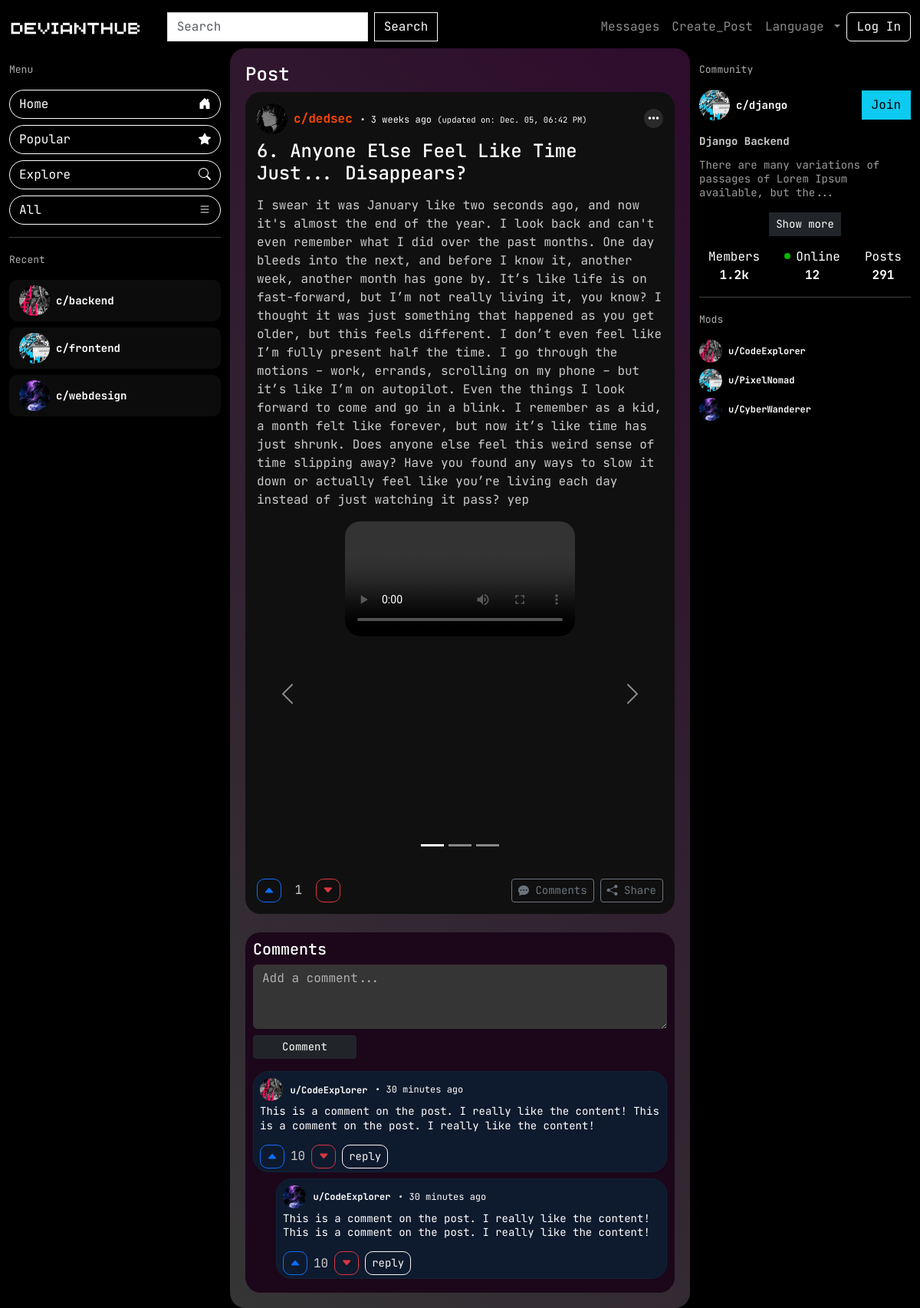
/post/cf89b916bc5f4bd6ba3ef7e138d5d9c5/, run on an earlier commit of the app's database.
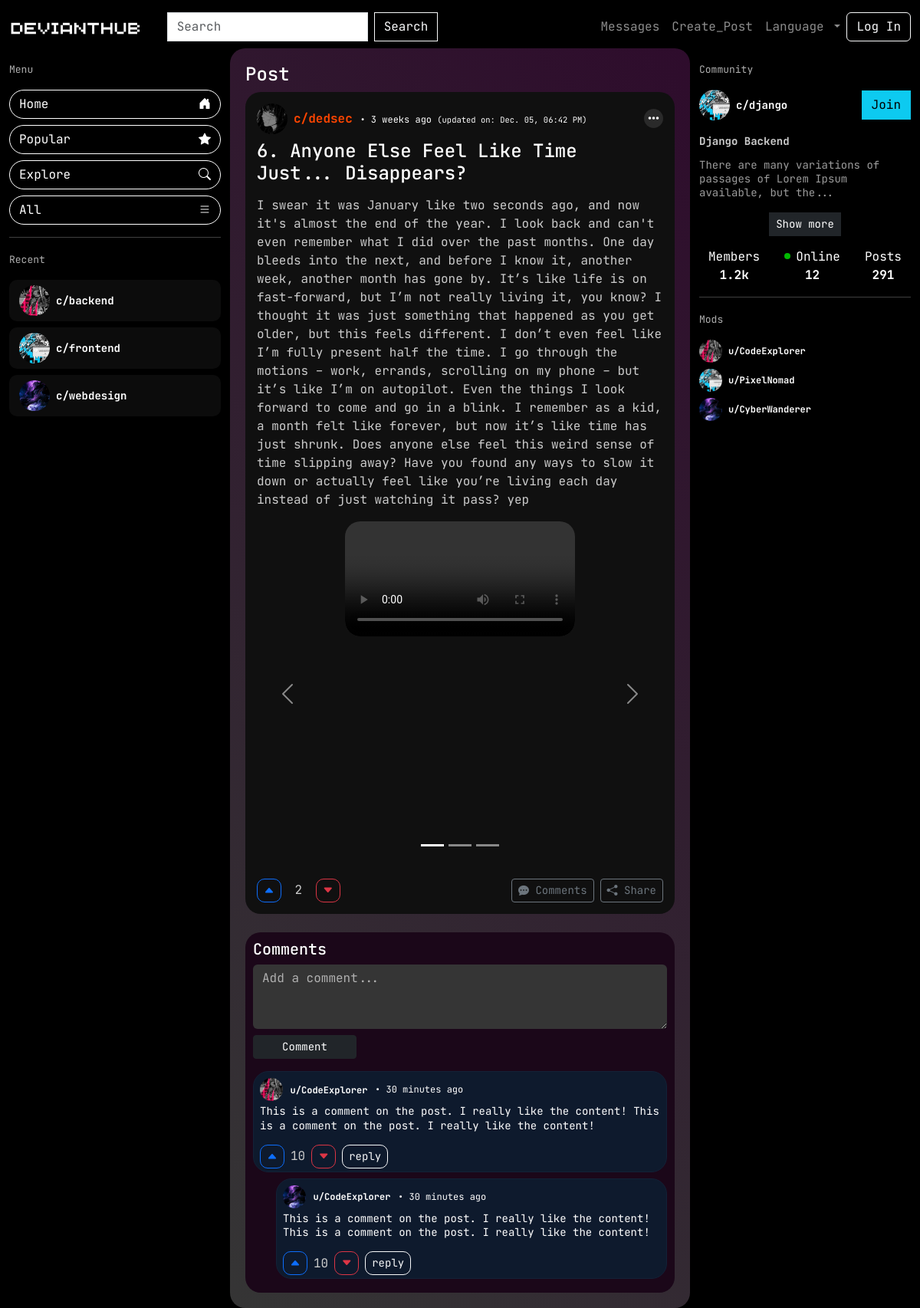
And on a later commit of the database.
### posts/models.py (models this page shows, shortened)
class Post(models.Model):
    POST_TYPE = (
        ('text', 'Text'),
        ('media', 'Media'),
        ('link', 'Link')
    )
    user = models.ForeignKey(Profile, on_delete=models.SET_NULL, null=True)
    title = models.CharField(max_length=100)
    body = models.TextField(null=True, blank=True)
    video_url = models.URLField(null=True, blank=True)
    draft = models.BooleanField(default=False, null=True, blank=True)
    post_type = models.CharField(max_length=10, choices=POST_TYPE, default='text', null=True)
    created = models.DateTimeField(auto_now_add=True)
    updated = models.DateTimeField(auto_now=True)
    id = models.UUIDField(default=uuid4, unique=True, editable=False, primary_key=True)
    def has_media_files(self):
        if self.postmedia_set.all().exists():
            if self.postmedia_set.all().count() == 1:
                return 1
            return 2
        return False
    def updated_status(self):
        if self.updated and (self.updated.hour != self.created.hour or self.updated.minute != self.created.minute):
            updated_time = timezone.localtime(self.updated)
            return f"(updated on: {updated_time.strftime('%b. %d, %I:%M %p')})"
        return False
    def time_since_posted(self):
        return time_since_obj_posted(self)
    class Meta:
        ordering = ['-created']

class PostMedia(models.Model):
    post = models.ForeignKey(Post, on_delete=models.CASCADE)
    file = models.FileField(
        upload_to=upload_to,
        validators=[
            FileExtensionValidator(allowed_extensions=utils.IMAGE_EXTENSIONS + utils.VIDEO_EXTENSIONS),
            utils.validate_file_size,
        ]
    )
    created = models.DateTimeField(auto_now_add=True, null=True)
    id = models.UUIDField(default=uuid4, unique=True, editable=False, primary_key=True)
    def file_ext(self):
        return utils.get_file_extension(self.file, file_type=True)
    class Meta:
        ordering = ['post', 'created']

class PostStats(models.Model):
    post = models.OneToOneField(Post, on_delete=models.CASCADE)
    upvotes = models.PositiveIntegerField(default=0, blank=True)
    downvotes = models.PositiveIntegerField(default=0, blank=True)
    comments = models.PositiveIntegerField(default=0, blank=True)
    reposts = models.PositiveIntegerField(default=0, blank=True)
    created = models.DateTimeField(auto_now_add=True)
    updated = models.DateTimeField(auto_now=True)
    id = models.UUIDField(default=uuid4, unique=True, editable=False, primary_key=True)
    @property
    def votes(self):
        votes_ratio = self.upvotes - self.downvotes
        return votes_ratio if votes_ratio else 0
    class Meta:
        ordering = ['post']
        verbose_name = 'Post statistics'
        verbose_name_plural = 'Post stats'

### posts/views.py (the view)
# urls.py: path('post/<str:pk>/', views.post, name='post'),
def post(request, pk):
    post = get_object_or_404(Post, id=pk)
    form = CommentForm()
    comments = post.comments.filter(status=True)
    context = {
        'post': post,
        'form': form,
        'all_comments': comments,
    }
    return render(request, 'posts/post.html', context)

### posts/templates/posts/post.html (shortened to what this page needs)
{% extends 'main.html' %}
{% load static %}
{% block content %}
    <div class="container-fluid">
        <div class="row">
            {% include 'posts/left_side_panel.html' %}
            <div class="col main-content" style="background: linear-gradient(45deg,#353535, #2e0c2c); border-radius: 20px !important;">
                <h4>Post</h4>
                <div class="post radius-md">
                    <div class="post-header">
                        <img src="{% static 'img/profile2.jpg' %}" alt="Community Logo" class="community-logo me-2">
                        <div>
                            <span class="post-community">c/dedsec</span>
                            <span class="pub-date"> •
                                {% if post.time_since_posted.type != 'now' %}
                                    {{ post.time_since_posted.num }}
                                    {{ post.time_since_posted.type }}{{ post.time_since_posted.num|pluralize }} ago
                                    {% if post.updated_status %}
                                        <small class="additional-info">{{post.updated_status}}</small>
                                    {% endif %}
                                {% else %}
                                    {{ post.time_since_posted.type }}
                                {% endif %}
                            </span>
                        </div>
                        <div class="dropdown ms-auto">
                            <button class="btn btn-secondary dropdown-toggle post-dropdown" style="background-color: rgb(42, 42, 42);" type="button" id="dropdownMenuButton" data-bs-toggle="dropdown" aria-expanded="false">
                                <i class="fas fa-ellipsis-h"></i>
                            </button>
                        </div>
                    </div>
                    <div class="post-title">
                        <h5 class="post-title mt-2">{{ post.title }}</h5>
                    </div>
                    <div class="post-description mt-3">
                        <p>{{ post.body }}</p>
                    </div>
                    {% if post.has_media_files %}
                        {% if post.has_media_files == 1 %}
                            {% if post.postmedia_set.first.file_ext.type == 'image' %}
                                {% with post.postmedia_set.first.file.url as image %}
                                    <div class="post-image text-center mt-3">
                                        <a>
                                            <img src="{{ image }}" alt="Post Image" class="img-fluid radius-md" data-bs-toggle="modal" data-bs-target="#imageModal">
                                        </a>
                                    </div>
                                {% endwith %}
                            {% else %}
                                <div class="post-image text-center mt-3">
                                    <video controls class="img-fluid d-block mx-auto radius-md">
                                        <source src="{{ post.postmedia_set.first.file.url }}" type="video/{{ post.postmedia_set.first.file_ext.ext }}">
                                            Your browser does not support the video tag.
                                        </video>
                                    </div>
                            {% endif %}
                        {% else %}
                            <div id="postCarousel" class="carousel slide mt-3" data-bs-ride="carousel" data-bs-ride="false">
                                <div class="carousel-indicators">
                                    {% for media in post.postmedia_set.all %}
                                        <button type="button" data-bs-target="#postCarousel" data-bs-slide-to="{{ forloop.counter0 }}" class="carousel-indicators-round {% if forloop.counter == 1 %}active{% endif %}" aria-current="true" aria-label="Slide {{ forloop.counter }}"></button>
                                    {% endfor %}
                                </div>
                                <div class="carousel-inner">
                                    {% for media in post.postmedia_set.all %}
                                        <div class="carousel-item {% if forloop.counter == 1 %}active{% endif %}">
                                            {% if media.file_ext.type == 'image' %}
                                                <a>
                                                    <img src="{{ media.file.url }}" alt="Post Image" class="img-fluid d-block mx-auto radius-md" data-bs-toggle="modal" data-bs-target="#imageModal">
                                                </a>
                                            {% else %}
                                                <video controls class="img-fluid d-block mx-auto radius-md">
                                                    <source src="{{ media.file.url }}" type="video/{{ media.file_ext.ext }}">
                                                </video>
                                            {% endif %}
                                        </div>
                                    {% endfor %}
                                </div>
                                <button class="carousel-control-prev" type="button" data-bs-target="#postCarousel" data-bs-slide="prev">
                                    <span class="carousel-control-prev-icon" aria-hidden="true"></span>
                                </button>
                                <button class="carousel-control-next" type="button" data-bs-target="#postCarousel" data-bs-slide="next">
                                    <span class="carousel-control-next-icon" aria-hidden="true"></span>
                                </button>
                            </div>
                        {% endif %}
                    {% endif %}
                    <div class="post-actions d-flex justify-content-between align-items-center mt-3">
                        <div class="vote-group d-flex align-items-center">
                            <form method="post" action="{% url 'posts:vote_post' post.id %}">
                                <button type="submit" name="vote_type" value="upvote" class="btn btn-outline-primary btn-sm me-2 radius-sm">
                                    <i class="bi bi-caret-up-fill"></i>
                                </button>
                                <span class="vote-count me-2">{{ post.poststats.votes }}</span>
                                <button type="submit" name="vote_type" value="downvote" class="btn btn-outline-danger btn-sm me-2 radius-sm">
                                    <i class="bi bi-caret-down-fill"></i>
                                </button>
                            </form>
                        </div>
                        <div class="action-group d-flex align-items-center">
                            <a href="{% url 'posts:post' post.id %}" class="btn btn-outline-secondary btn-sm me-2">
                                <i class="bi bi-chat-dots-fill"></i> Comments
                            </a>
                            <a href="" class="btn btn-outline-secondary btn-sm">
                                <i class="bi bi-share-fill"></i> Share
                            </a>
                        </div>
                    </div>
                </div>
                <div class="comments-section mt-4 radius-md">
                    <h5 class="text-white">Comments</h5>
                    <div class="comment-form mb-3">
                        <textarea class="form-control" placeholder="Add a comment..." rows="3"></textarea>
                        <button class="btn btn-dark btn-sm mt-2">Comment</button>
                    </div>
                    <div class="comment-list">
                        <div class="comment mb-2 radius-md">
                            <div class="comment-header align-items-center ms-2 mt-2 mb-1">
                                <a href="" class="mb-0">
                                    <img src="{% static 'img/img1.jpg' %}" alt="Community Logo" class="community-logo-sm">
                                    <span class="title-sm">u/CodeExplorer</span>
                                </a>
                                <span class="pub-date">• 30 minutes ago</span>
                            </div>
                            <div class="comment-text ms-2">
                                <p>This is a comment on the post. I really like the content! This is a comment on the post. I really like the content!</p>
                            </div>
                            <div class="comment-actions ms-2 mb-1">
                                <div class="vote-group d-flex align-items-center">
                                    <button class="btn btn-outline-primary btn-sm me-2 radius-sm">
                                        <i class="bi bi-caret-up-fill"></i>
                                    </button>
                                    <span class="vote-count me-2">10</span>
                                    <button class="btn btn-outline-danger btn-sm me-2 radius-sm">
                                        <i class="bi bi-caret-down-fill"></i>
                                    </button>
                                    <button class="btn btn-outline-light btn-sm me-2 radius-sm">
                                        <span>reply</span>
                                    </button>
                                </div>
                            </div>
                        </div>
                        <div class="comment nested-comment mb-2 radius-md">
                            <div class="comment-header align-items-center ms-2 mt-2 mb-1">
                                <a href="" class="mb-0">
                                    <img src="{% static 'img/img3.jpg' %}" alt="Community Logo" class="community-logo-sm">
                                    <span class="title-sm">u/CodeExplorer</span>
                                </a>
                                <span class="pub-date">• 30 minutes ago</span>
                            </div>
                            <div class="comment-text ms-2">
                                <p>This is a comment on the post. I really like the content! This is a comment on the post. I really like the content!</p>
                            </div>
                            <div class="comment-actions ms-2 mb-1">
                                <div class="vote-group d-flex align-items-center">
                                    <button class="btn btn-outline-primary btn-sm me-2 radius-sm">
                                        <i class="bi bi-caret-up-fill"></i>
                                    </button>
                                    <span class="vote-count me-2">10</span>
                                    <button class="btn btn-outline-danger btn-sm me-2 radius-sm">
                                        <i class="bi bi-caret-down-fill"></i>
                                    </button>
                                    <button class="btn btn-outline-light btn-sm me-2 radius-sm">
                                        <span>reply</span>
                                    </button>
                                </div>
                            </div>
                        </div>
                    </div>
                </div>
            </div>
            {% include 'posts/post_right_side_panel.html' %}
        </div>
    </div>
{% endblock content %}

What changed in the data, as far as the page shows it:
changed through a linked row, Post "6. Anyone Else Feel Like Time Just... Disappears?": poststats.votes "1" → "2"
